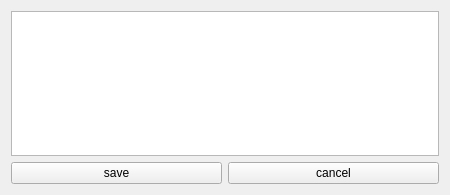
<?xml version="1.0" encoding="UTF-8"?>
<ui version="4.0">
 <class>Form</class>
 <widget class="QWidget" name="Form">
  <property name="geometry">
   <rect>
    <x>0</x>
    <y>0</y>
    <width>450</width>
    <height>195</height>
   </rect>
  </property>
  <property name="minimumSize">
   <size>
    <width>450</width>
    <height>0</height>
   </size>
  </property>
  <property name="windowTitle">
   <string>Form</string>
  </property>
  <layout class="QVBoxLayout" name="verticalLayout">
   <item>
    <widget class="QListWidget" name="property_list">
     <property name="midLineWidth">
      <number>0</number>
     </property>
     <property name="selectionMode">
      <enum>QAbstractItemView::ExtendedSelection</enum>
     </property>
     <property name="spacing">
      <number>5</number>
     </property>
    </widget>
   </item>
   <item>
    <layout class="QHBoxLayout" name="horizontalLayout">
     <item>
      <widget class="QPushButton" name="okButton">
       <property name="text">
        <string>save</string>
       </property>
      </widget>
     </item>
     <item>
      <widget class="QPushButton" name="cancelButton">
       <property name="text">
        <string>cancel</string>
       </property>
      </widget>
     </item>
    </layout>
   </item>
  </layout>
 </widget>
 <resources/>
 <connections/>
</ui>
